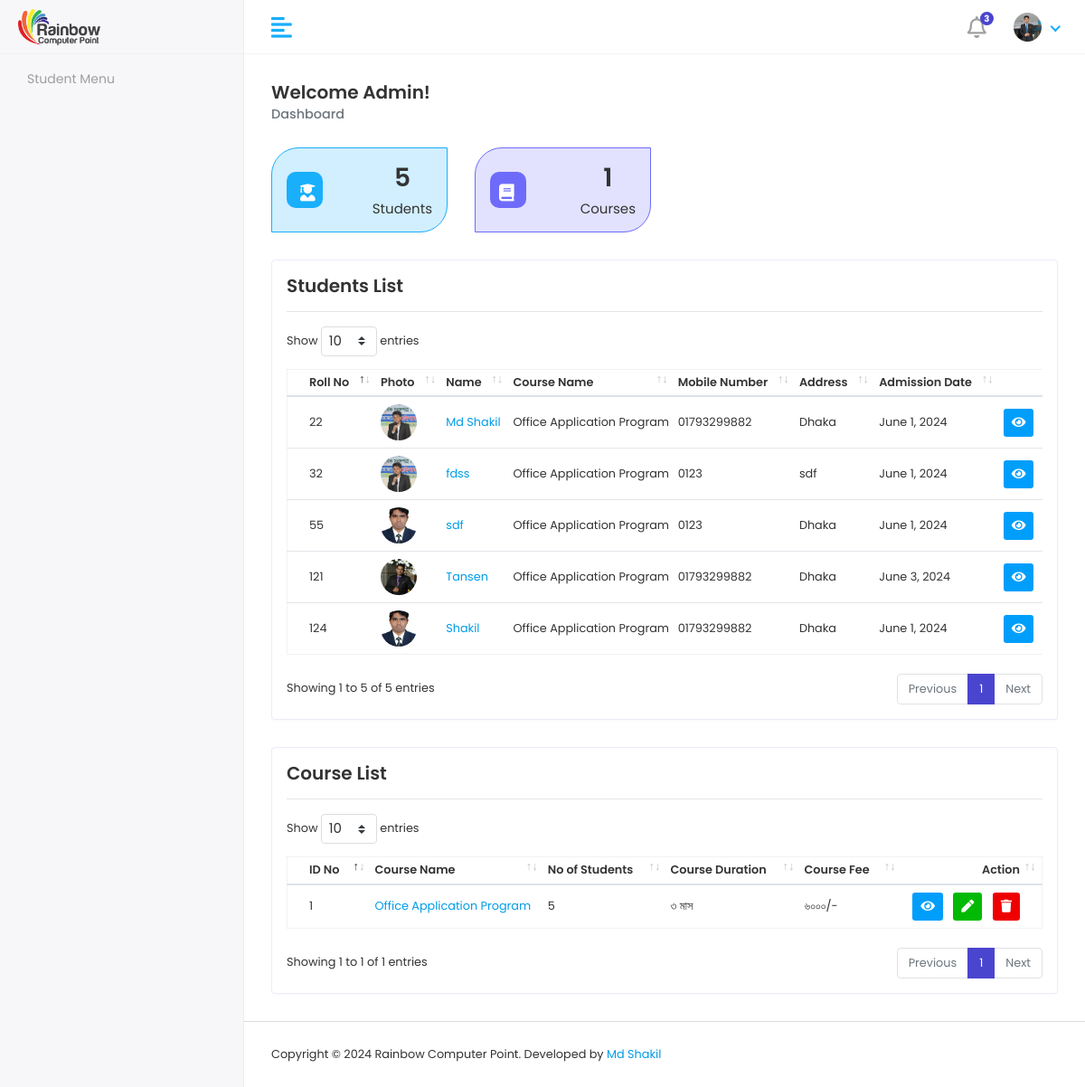
/adminDashboard/, run on the app's committed database.
### RainbowApp/models.py (models this page shows)
class StudentInfoModel(models.Model):
    user = models.OneToOneField(CustomUserModel, on_delete =models.CASCADE,related_name='studentuser', null=True)
    StudentName = models.CharField(max_length=100, null=True)
    FatherName = models.CharField(max_length=100, null=True)
    MotherName = models.CharField(max_length=100, null=True)
    GENDER = [
        ('Male','Male'),
        ('Female','Female'),
    ]
    Gender = models.CharField(choices=GENDER,max_length=100, null=True)
    DOB = models.DateField(null=True)
    Religion = models.CharField(max_length=100, null=True)
    Mobile = models.CharField(max_length=100, null=True)
    EmergencyMobile = models.CharField(max_length=100, null=True)
    StudentPhoto = models.ImageField(upload_to='studentphoto', null=True)
    PresentAddress = models.CharField(max_length=100, null=True)
    PermanentAddress = models.CharField(max_length=100, null=True)
    RollNo = models.CharField(max_length=100, null=True)
    CourseName = models.ForeignKey(CourseInfoModel,on_delete=models.SET_NULL,related_name='courseinfomodel', null=True)
    BatchNo = models.ForeignKey(BatchInfoModel,on_delete=models.SET_NULL,related_name='batchinfomodel', null=True)
    Batchschedule = models.CharField(max_length=100, null=True)
    SECTION = [
        ('A','A'),
        ('B','B'),
        ('C','C'),
    ]
    Section = models.CharField(max_length=100, null=True)
    CourseFee = models.CharField(max_length=100, null=True)
    Payment = models.CharField(max_length=100, null=True)
    Due = models.CharField(max_length=100, null=True)
    AdmissionDate = models.DateField(auto_now_add=True)
    LastModified = models.DateField(auto_now=True)

class CourseInfoModel(models.Model):
    CourseName = models.CharField(max_length=100, null=True)
    CourseDuration = models.CharField(max_length=100, null=True)
    WeeklyClass = models.CharField(max_length=100, null=True)
    ClassDurationHour = models.CharField(max_length=100, null=True)
    ClassDurationMinute = models.CharField(max_length=100, null=True)
    CourseFee = models.CharField(max_length=100, null=True)
    AboutCourse = models.TextField(null=True)
    CourseTopics = models.TextField(null=True)
    CourseImage = models.ImageField(upload_to='courseImg',null=True)
    def __str__(self):
        return self.CourseName

### RainbowProject/views.py (the view)
# urls.py: path('adminDashboard/',adminDashboard, name='adminDashboard'),
def adminDashboard(request):
    studentinfo = StudentInfoModel.objects.all()
    courseinfo = CourseInfoModel.objects.all()
    courseList = []
    totalStudents = 0
    for i in courseinfo:
        studentcount = StudentInfoModel.objects.filter(CourseName=i).count()
        totalStudents+=studentcount
        courseList.append(
            {
            'id':i.id,
            'CourseName':i.CourseName,
            'studentcount':studentcount,
            'CourseDuration':i.CourseDuration,
            'CourseFee':i.CourseFee,
            }
        )
    totalCourse = len(courseList)
    context = {
        'studentinfo':studentinfo,
        'courseList':courseList,
        'totalStudents':totalStudents,
        'totalCourse':totalCourse,
    }
    return render(request,'myadmin/admindashboard.html',context)

### template/myadmin/admindashboard.html (shortened to what this page needs)
{% extends 'adminmaster/adminmaster.html' %}
{% block admincontent %}
<div class="content container-fluid">
   <div class="page-header">
      <div class="row">
         <div class="col-sm-12">
            <h3 class="page-title">Welcome Admin!</h3>
            <ul class="breadcrumb">
               <li class="breadcrumb-item active">Dashboard</li>
            </ul>
         </div>
      </div>
   </div>
   <div class="row">
      <div class="col-xl-3 col-sm-6 col-12 d-flex">
         <div class="card bg-two w-100">
            <div class="card-body">
               <div class="db-widgets d-flex justify-content-between align-items-center">
                  <div class="db-icon">
                     <i class="fas fa-user-graduate"></i>
                  </div>
                  <div class="db-info text-center">
                     <h3>{{totalStudents}}</h3>
                     <h6>Students</h6>
                  </div>
               </div>
            </div>
         </div>
      </div>
      <div class="col-xl-3 col-sm-6 col-12 d-flex">
         <div class="card bg-four w-100">
            <div class="card-body">
               <div class="db-widgets d-flex justify-content-between align-items-center">
                  <div class="db-icon">
                     <i class="fas fa-book"></i>
                  </div>
                  <div class="db-info text-center">
                     <h3>{{totalCourse}}</h3>
                     <h6>Courses</h6>
                  </div>
               </div>
            </div>
         </div>
      </div>
   </div>
   <div class="row">
      <div class="col-sm-12">
         <div class="card card-table">
            <div class="card-body">
               <h3 class="page-title">Students List</h3>
               <hr>
               <div class="table-responsive">
                   {% include 'commons/message.html' %}
                  <table class="table table-hover table-center mb-0 datatable">
                     <thead>
                        <tr>
                           <th>Roll No</th>
                           <th>Photo</th>
                           <th>Name</th>
                           <th>Course Name</th>
                           <th>Mobile Number</th>
                           <th>Address</th>
                           <th>Admission Date</th>
                           <th class="text-right">Action</th>
                        </tr>
                     </thead>
                     <tbody>
                       {% for i in studentinfo %}
                       <tr>
                          <td>{{i.RollNo}}</td>
                          <td>
                           <h2 class="table-avatar">
                              <a class="avatar avatar-sm mr-2"><img class="avatar-img rounded-circle" src="{{i.StudentPhoto.url}}" alt="User Image"></a>
                           </h2>
                          <td>
                                <a href="">{{i.StudentName}}</a>
                          </td>
                          <td>{{i.CourseName}}</td>
                          <td>{{i.Mobile}}</td>
                          <td>{{i.PresentAddress}}</td>
                          <td>{{i.AdmissionDate}}</td>
                          <td class="text-right">
                             <div class="actions">
                                <a href="" class="btn btn-sm bg-info-light mr-2">
                                <i class="fas fa-eye"></i>
                                </a>
                             </div>
                          </td>
                       </tr>
                       {% endfor %}
                     </tbody>
                  </table>
               </div>
            </div>
         </div>
      </div>
   </div>
   <div class="row">
      <div class="col-sm-12">
         <div class="card card-table">
            <div class="card-body">
               <h3 class="page-title">Course List</h3>
               <hr>
               <div class="table-responsive">
                   {% include 'commons/message.html' %}
                  <table class="table table-hover table-center mb-0 datatable">
                     <thead>
                        <tr>
                           <th>ID No</th>
                           <th>Course Name</th>
                           <th>No of Students</th>
                           <th>Course Duration</th>
                           <th>Course Fee</th>
                           <th class="text-right">Action</th>
                        </tr>
                     </thead>
                     <tbody>
                       {% for i in courseList %}
                       <tr>
                          <td>{{i.id}}</td>
                          <td>
                             <a href="">{{i.CourseName}}</a>
                          </td>
                          <td>{{i.studentcount}}</td>
                          <td>{{i.CourseDuration}} মাস</td>
                          <td>{{i.CourseFee}}/-</td>
                          <td class="text-right">
                             <div class="actions">
                                <a href="" class="btn btn-sm bg-info-light mr-2">
                                <i class="fas fa-eye"></i>
                                </a>
                                <a href="{% url 'editCoursePage' i.id %}" class="btn btn-sm bg-success-light mr-2">
                                <i class="fas fa-pen"></i>
                                </a>
                                <a href="{% url 'deleteCourse' i.id %}" class="btn btn-sm bg-danger-light">
                                <i class="fas fa-trash"></i>
                                </a>
                             </div>
                          </td>
                       </tr>
                       {% endfor %}
                     </tbody>
                  </table>
               </div>
            </div>
         </div>
      </div>
   </div>
</div>
{% endblock admincontent %}

### static/assets/css/style.css (style rules this page uses)
html { height: 100%; }
body { background-color: #fff; color: #333; font-family: 'Poppins', sans-serif; font-size: 0.8rem; height: 100%; line-height: 1; overflow-x: hidden; }
h1, h2, h3, h4, h5, h6 { font-family: 'Poppins', sans-serif; margin-top: 0; }
a { color: #009ce7; }
input, button, a { transition: all 0.4s ease; -moz-transition: all 0.4s ease; -o-transition: all 0.4s ease; -ms-transition: all 0.4s ease; -webkit-transition: all 0.4s ease; }
ul, ol { padding: 0px; list-style: none; }
.table { color: #333; max-width: 100%; margin-bottom: 0; width: 100%; }
.table.dataTable { border-collapse: collapse !important; border: 1px solid rgba(0, 0, 0, 0.05); }
table.table td h2 { display: inline-block; font-size: inherit; font-weight: 400; margin: 0; padding: 0; vertical-align: middle; }
table.table td h2.table-avatar { align-items: center; display: inline-flex; font-size: inherit; font-weight: 400; margin: 0; padding: 0; vertical-align: middle; white-space: nowrap; }
table.table td h2 a { color: #333; }
.table thead tr th { font-weight: 600; }
.table tbody tr { border-bottom: 1px solid rgba(0, 0, 0, 0.05); }
.table.table-center td, .table.table-center th { vertical-align: middle; }
.card-table .card-body .table > thead > tr > th { border-top: 0; }
.card-table .card-body .table tr td:first-child, .card-table .card-body .table tr th:first-child { padding-left: 1.5rem; }
.card-table .card-body .table tr td:last-child, .card-table .card-body .table tr th:last-child { padding-right: 1.5rem; }
.card-table .table td, .card-table .table th { border-top: 1px solid #e2e5e8; padding: 0.5rem 0.3rem; white-space: nowrap; }
.card { border: 1px solid #ececf5; box-shadow: 0 1px 3px 0 rgba(0, 0, 0, 0.03); margin-bottom: 1.875rem; }
.card-body { padding: 1rem; }
.bg-info-light { background-color:#009efb !important; color:#fff !important; }
.bg-danger-light { background-color:#ee0000 !important; color:#fff !important; }
.bg-success-light { background-color: #02ba05; color: #fff; }
.avatar { position: relative; display: inline-block; width: 3rem; height: 3rem }
.avatar > img { width: 100%; height: 100%; -o-object-fit: cover; object-fit: cover; }
.avatar-sm { width: 2.5rem; height: 2.5rem; }
.page-wrapper > .content { padding: 1.875rem 1.875rem 0; }
.page-header { margin-bottom: 1.875rem; }
.page-header .breadcrumb { background-color: transparent; color: #6c757d; font-size: 0.9rem; font-weight: 500; margin-bottom: 0; padding: 0; }
.page-title { font-size: 20px; font-weight: 600; color: #333; margin-bottom: 5px; }
.bg-two { background-color: rgb(25 175 251 / 0.2); border-color: #19affb; border-radius: 30px 0px; }
.bg-four { background-color: rgb(110 107 250 / 0.2); border-color: #6e6bfa; border-radius: 30px 0px; }
.db-icon { font-size: 19px; width: 40px; height: 40px; padding: 13px 10px; border-radius: 10px; color: #fff; margin-right: 20px; }
.bg-two .db-icon { background-color: #19affb; padding: 13px 15px; }
.bg-four .db-icon { background-color: #6e6bfa; }
.db-info h3 { font-size: 28px; font-weight: 600; color: #333333; }
.db-info h6 { margin: 0px; font-weight: 400; font-size: 15px; color: #333333; }

### data on the page
StudentInfoModel: RollNo "22", StudentPhoto (picture), StudentName "Md Shakil", CourseName "Office Application Program", Mobile "01793299882", PresentAddress "Dhaka", AdmissionDate "June 1, 2024"
StudentInfoModel: RollNo "32", StudentPhoto (picture), StudentName "fdss", CourseName "Office Application Program", Mobile "0123", PresentAddress "sdf", AdmissionDate "June 1, 2024"
StudentInfoModel: RollNo "124", StudentPhoto (picture), StudentName "Shakil", CourseName "Office Application Program", Mobile "01793299882", PresentAddress "Dhaka", AdmissionDate "June 1, 2024"
StudentInfoModel: RollNo "55", StudentPhoto (picture), StudentName "sdf", CourseName "Office Application Program", Mobile "0123", PresentAddress "Dhaka", AdmissionDate "June 1, 2024"
StudentInfoModel: RollNo "121", StudentPhoto (picture), StudentName "Tansen", CourseName "Office Application Program", Mobile "01793299882", PresentAddress "Dhaka", AdmissionDate "June 3, 2024"
CourseInfoModel: CourseName "Office Application Program", CourseFee "৬০০০"

### other printed values
{{ totalStudents }} "5"
{{ totalCourse }} "1"
{{ i.id }} "1"
{{ i.studentcount }} "5"
{{ i.CourseDuration }} "৩"
